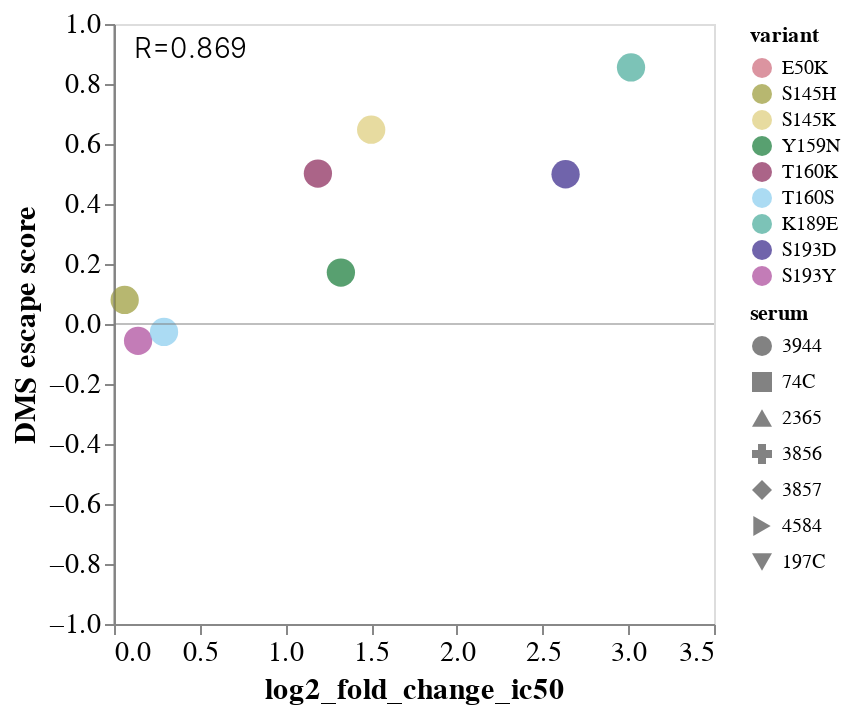

Source (notebook cell):
### Code cell
corr_charts[4]

### Figure 1 — Vega-Lite specification as saved in the notebook (floating-point values rounded to 4 significant figures)
{"config": {"view": {"continuousWidth": 300, "continuousHeight": 300}, "axis": {"grid": false, "labelFontSize": 14, "titleFontSize": 15}, "title": {"fontSize": 21, "fontWeight": "normal"}}, "layer": [{"data": {"name": "data-4f9ddb2fba929980ecaa0a3ba086155d"}, "mark": {"type": "point", "filled": true, "size": 200}, "encoding": {"color": {"field": "variant", "scale": {"domain": ["E50K", "S145H", "S145K", "Y159N", "T160K", "T160S", "K189E", "S193D", "S193Y"], "range": ["#CC6677", "#999933", "#DDCC77", "#117733", "#882255", "#88CCEE", "#44AA99", "#332288", "#AA4499"]}, "type": "nominal"}, "shape": {"field": "serum", "scale": {"domain": ["3944", "74C", "2365", "3856", "3857", "4584", "197C"]}, "type": "nominal"}, "tooltip": [{"field": "variant", "type": "nominal"}, {"field": "serum", "type": "nominal"}, {"field": "log2_fold_change_ic50", "type": "quantitative"}, {"field": "escape_mean", "type": "quantitative"}], "x": {"field": "log2_fold_change_ic50", "scale": {}, "title": "log2_fold_change_ic50", "type": "quantitative"}, "y": {"field": "escape_mean", "scale": {"clamp": true, "domain": [-1, 1]}, "title": "DMS escape score", "type": "quantitative"}}}, {"data": {"name": "empty"}, "mark": {"type": "text", "align": "left", "baseline": "bottom", "fontSize": 14, "fontWeight": 300}, "encoding": {"text": {"value": ["R=0.869"]}, "x": {"value": 10}, "y": {"value": 20}}}, {"data": {"name": "data-06fd9f850666401b4599de5588b60692"}, "mark": {"type": "rule", "color": "gray", "opacity": 0.5, "size": 1}, "encoding": {"y": {"field": "y", "type": "quantitative"}}}, {"data": {"name": "data-9c00aa9dc2b1c1a0b4bf9b34ead12925"}, "mark": {"type": "rule", "color": "gray", "opacity": 0.5, "size": 1}, "encoding": {"x": {"field": "x", "type": "quantitative"}}}], "$schema": "https://vega.github.io/schema/vega-lite/v5.8.0.json", "datasets": {"data-4f9ddb2fba929980ecaa0a3ba086155d": [{"serum": "3944", "variant": "Y159N", "log2_fold_change_ic50": 1.324, "escape_mean": 0.1714}, {"serum": "3944", "variant": "T160K", "log2_fold_change_ic50": 1.189, "escape_mean": 0.5014}, {"serum": "3944", "variant": "K189E", "log2_fold_change_ic50": 3.016, "escape_mean": 0.8553}, {"serum": "3944", "variant": "S193D", "log2_fold_change_ic50": 2.634, "escape_mean": 0.4992}, {"serum": "3944", "variant": "S193Y", "log2_fold_change_ic50": 0.1404, "escape_mean": -0.0562}, {"serum": "3944", "variant": "S145H", "log2_fold_change_ic50": 0.06231, "escape_mean": 0.0801}, {"serum": "3944", "variant": "S145K", "log2_fold_change_ic50": 1.5, "escape_mean": 0.6477}, {"serum": "3944", "variant": "T160S", "log2_fold_change_ic50": 0.2918, "escape_mean": -0.0266}], "empty": [{}], "data-06fd9f850666401b4599de5588b60692": [{"y": 0}], "data-9c00aa9dc2b1c1a0b4bf9b34ead12925": [{"x": 0}]}}
